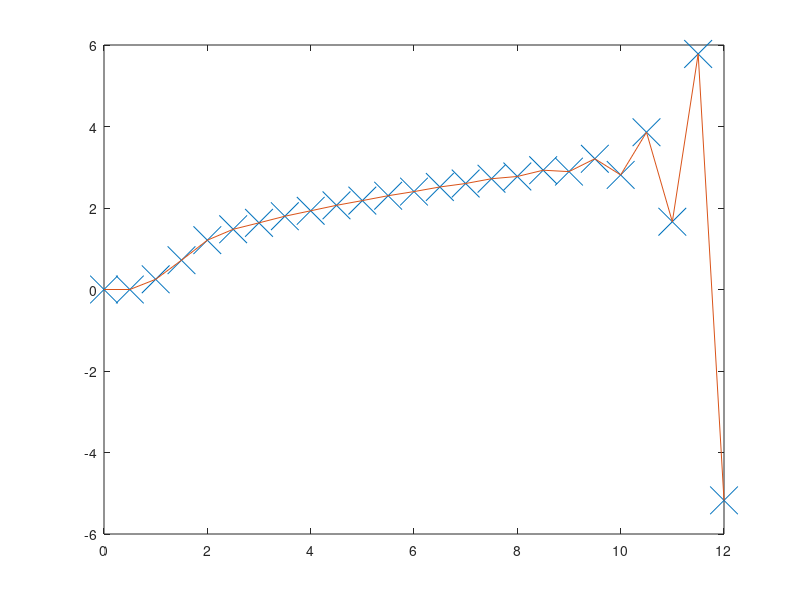

Source code (MATLAB):
%% Euler's method

T=12;        %% final time

h=0.5;       %% timestep

%% MATLAB does not allow an index 0
%% on a vector, so x_n is x(n+1) here

t(1)=0;     %% initial time
x(1)=0;     %% initial condition

for n=1:T/h;

    t(n+1)=n*h;
    x(n+1)=x(n) + h * (t(n) - x(n)^2);

end

[t x]       %% display values

%% Plot crosses at numerical values, and join these

plot(t,x,'x','MarkerSize',20)
hold on
plot(t,x)
